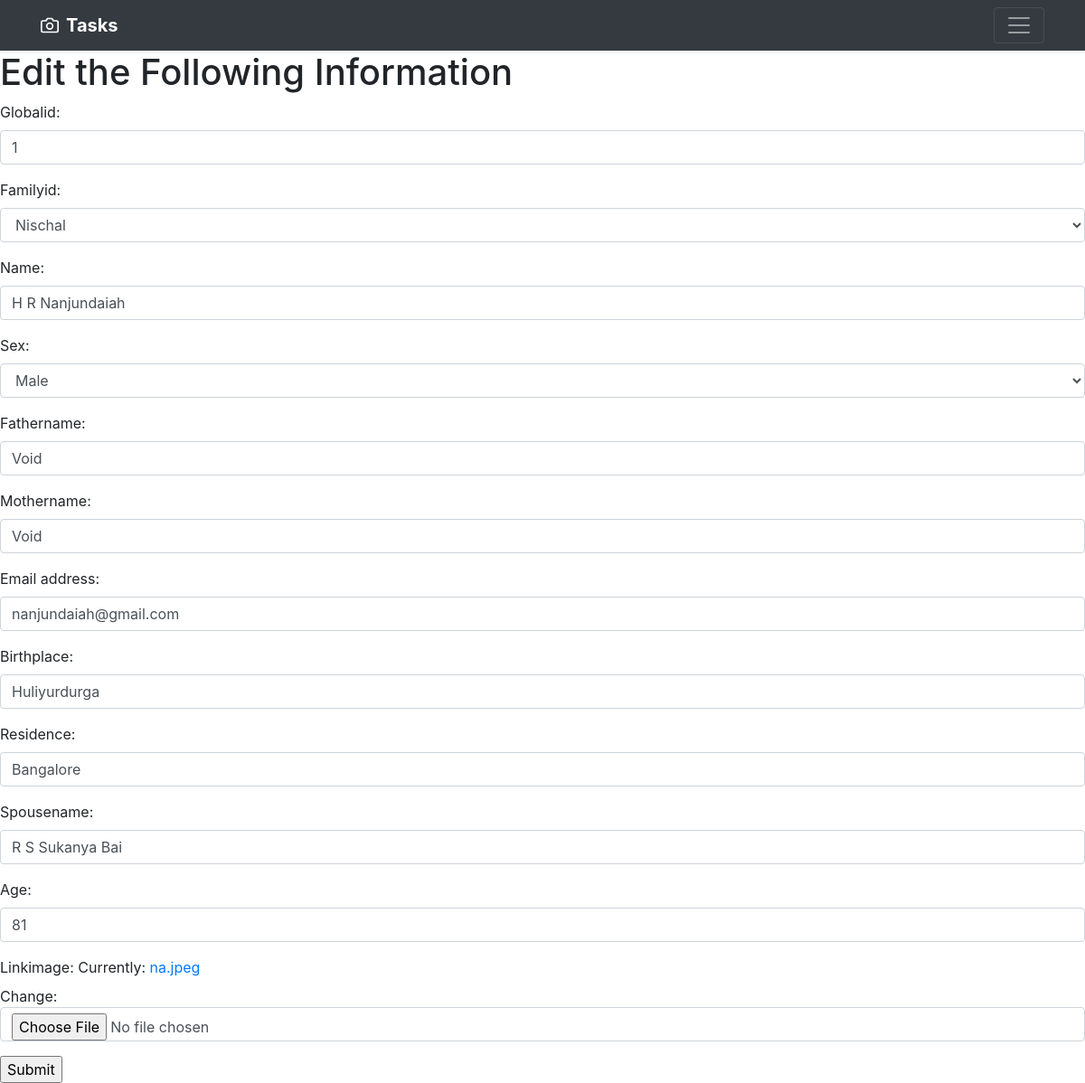
Page /editfamily/1/ on the earlier database version.
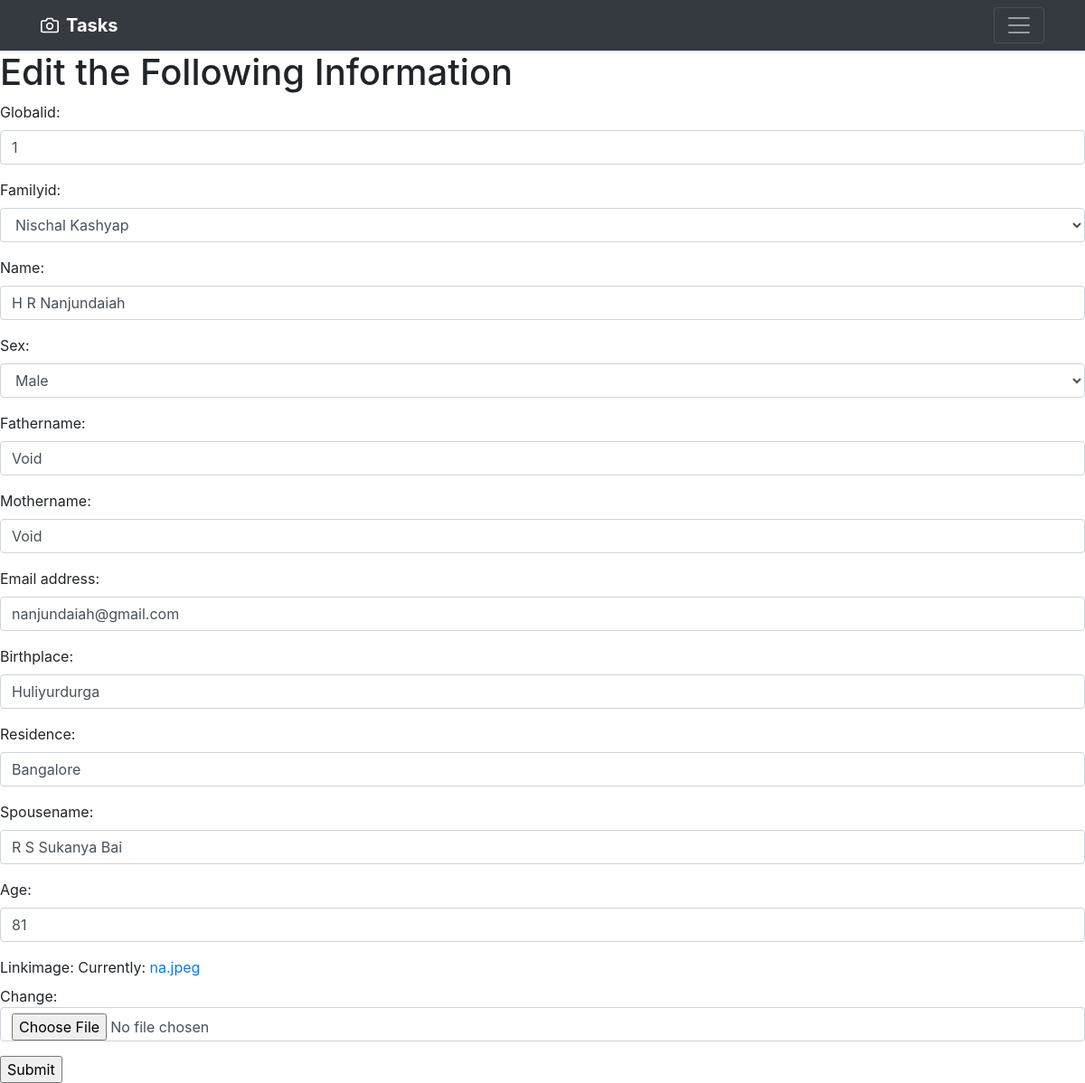
Same page on the later database version.
### family/models.py (models this page shows)
class Tree(models.Model):
    familyid = models.CharField(max_length=100,unique=True)
    loginname = models.CharField(max_length=100,unique=True,default='abc')
    password = models.CharField(max_length=100,default='abc')
    familyname = models.CharField(max_length=100)
    linkingimage = models.ImageField(upload_to='images/')
    email_address = models.CharField(max_length=100,default="abc@abc.com", editable=True)
    def __str__(self):
        return self.familyname

### family/views.py (the view, shortened to what this page needs)
# urls.py: url(r'editfamily/(\d+)/',views.edit_database,name='edit_database'),
def edit_database(request, id):
    note = "Edit the Following Information"
    member = Family.objects.get(id=id)
    form = FamilyData(instance=member)
    return render(request, 'edit.html', {'familydata': form, 'note': note, 'member':member})

### family/forms.py
class FamilyData(forms.ModelForm):
    class Meta:
        model = Family
        fields = ['globalid','familyid','name','sex','fathername','mothername','email_address','birthplace','residence','spousename','age','linkimage']

### family/templates/edit.html (shortened to what this page needs)
<!doctype html>
<html lang="en">
  <head>
    <link rel="stylesheet" href="https://stackpath.bootstrapcdn.com/bootstrap/4.5.0/css/bootstrap.min.css">
  </head>
  <body>
  <header>
  <div class="navbar navbar-dark bg-dark shadow-sm">
    <div class="container d-flex justify-content-between">
      <a href="{% url 'tree' %}" class="navbar-brand d-flex align-items-center">
        <strong>Tasks</strong>
      </a>
      <button class="navbar-toggler" type="button" data-toggle="collapse" data-target="#navbarHeader" aria-controls="navbarHeader" aria-expanded="false" aria-label="Toggle navigation">
        <span class="navbar-toggler-icon"></span>
      </button>
    </div>
  </div>
</header>
  {% load widget_tweaks %}
<h1>{{ note }}</h1>
<form action="{% url 'edit_database' member.id %}" method = "post">
    {% for field in familydata %}
        <div class="form-group">
        {{ field.label_tag }}
        {% render_field field class="form-control" %}
        </div>
    {% endfor %}
    <input type = "submit" value = "Submit">
</form>
  </body>
</html>

Differences in the rows shown:
changed Tree: familyid "Nischal" → "Nischal Kashyap"
